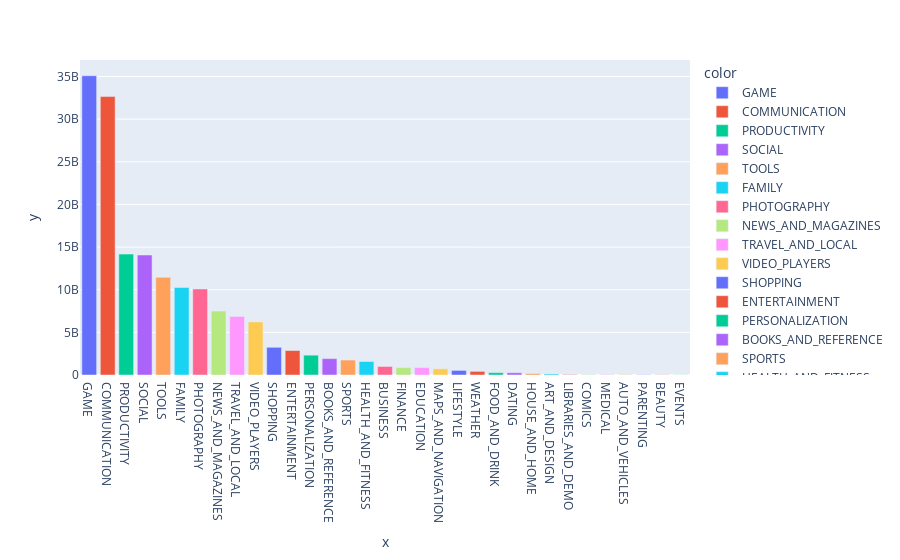

Here is the notebook cell this chart was saved with:
### Code cell
px.bar(data, x = x_val.index, y = x_val, color = x_val.index)

### Figure 1 — Plotly figure (JSON) as saved in the notebook; plotly's stock layout.template omitted (floating-point values rounded to 4 significant figures)
{"data": [{"alignmentgroup": "True", "hovertemplate": "color=GAME<br>x=%{x}<br>y=%{y}<extra></extra>", "legendgroup": "GAME", "marker": {"color": "#636efa", "pattern": {"shape": ""}}, "name": "GAME", "offsetgroup": "GAME", "orientation": "v", "showlegend": true, "textposition": "auto", "type": "bar", "x": ["GAME"], "xaxis": "x", "y": [35086024415], "yaxis": "y"}, {"alignmentgroup": "True", "hovertemplate": "color=COMMUNICATION<br>x=%{x}<br>y=%{y}<extra></extra>", "legendgroup": "COMMUNICATION", "marker": {"color": "#EF553B", "pattern": {"shape": ""}}, "name": "COMMUNICATION", "offsetgroup": "COMMUNICATION", "orientation": "v", "showlegend": true, "textposition": "auto", "type": "bar", "x": ["COMMUNICATION"], "xaxis": "x", "y": [32647276251], "yaxis": "y"}, {"alignmentgroup": "True", "hovertemplate": "color=PRODUCTIVITY<br>x=%{x}<br>y=%{y}<extra></extra>", "legendgroup": "PRODUCTIVITY", "marker": {"color": "#00cc96", "pattern": {"shape": ""}}, "name": "PRODUCTIVITY", "offsetgroup": "PRODUCTIVITY", "orientation": "v", "showlegend": true, "textposition": "auto", "type": "bar", "x": ["PRODUCTIVITY"], "xaxis": "x", "y": [14176091369], "yaxis": "y"}, {"alignmentgroup": "True", "hovertemplate": "color=SOCIAL<br>x=%{x}<br>y=%{y}<extra></extra>", "legendgroup": "SOCIAL", "marker": {"color": "#ab63fa", "pattern": {"shape": ""}}, "name": "SOCIAL", "offsetgroup": "SOCIAL", "orientation": "v", "showlegend": true, "textposition": "auto", "type": "bar", "x": ["SOCIAL"], "xaxis": "x", "y": [14069867902], "yaxis": "y"}, {"alignmentgroup": "True", "hovertemplate": "color=TOOLS<br>x=%{x}<br>y=%{y}<extra></extra>", "legendgroup": "TOOLS", "marker": {"color": "#FFA15A", "pattern": {"shape": ""}}, "name": "TOOLS", "offsetgroup": "TOOLS", "orientation": "v", "showlegend": true, "textposition": "auto", "type": "bar", "x": ["TOOLS"], "xaxis": "x", "y": [11452771915], "yaxis": "y"}, {"alignmentgroup": "True", "hovertemplate": "color=FAMILY<br>x=%{x}<br>y=%{y}<extra></extra>", "legendgroup": "FAMILY", "marker": {"color": "#19d3f3", "pattern": {"shape": ""}}, "name": "FAMILY", "offsetgroup": "FAMILY", "orientation": "v", "showlegend": true, "textposition": "auto", "type": "bar", "x": ["FAMILY"], "xaxis": "x", "y": [10258263505], "yaxis": "y"}, {"alignmentgroup": "True", "hovertemplate": "color=PHOTOGRAPHY<br>x=%{x}<br>y=%{y}<extra></extra>", "legendgroup": "PHOTOGRAPHY", "marker": {"color": "#FF6692", "pattern": {"shape": ""}}, "name": "PHOTOGRAPHY", "offsetgroup": "PHOTOGRAPHY", "orientation": "v", "showlegend": true, "textposition": "auto", "type": "bar", "x": ["PHOTOGRAPHY"], "xaxis": "x", "y": [10088247655], "yaxis": "y"}, {"alignmentgroup": "True", "hovertemplate": "color=NEWS_AND_MAGAZINES<br>x=%{x}<br>y=%{y}<extra></extra>", "legendgroup": "NEWS_AND_MAGAZINES", "marker": {"color": "#B6E880", "pattern": {"shape": ""}}, "name": "NEWS_AND_MAGAZINES", "offsetgroup": "NEWS_AND_MAGAZINES", "orientation": "v", "showlegend": true, "textposition": "auto", "type": "bar", "x": ["NEWS_AND_MAGAZINES"], "xaxis": "x", "y": [7496317760], "yaxis": "y"}, {"alignmentgroup": "True", "hovertemplate": "color=TRAVEL_AND_LOCAL<br>x=%{x}<br>y=%{y}<extra></extra>", "legendgroup": "TRAVEL_AND_LOCAL", "marker": {"color": "#FF97FF", "pattern": {"shape": ""}}, "name": "TRAVEL_AND_LOCAL", "offsetgroup": "TRAVEL_AND_LOCAL", "orientation": "v", "showlegend": true, "textposition": "auto", "type": "bar", "x": ["TRAVEL_AND_LOCAL"], "xaxis": "x", "y": [6868887146], "yaxis": "y"}, {"alignmentgroup": "True", "hovertemplate": "color=VIDEO_PLAYERS<br>x=%{x}<br>y=%{y}<extra></extra>", "legendgroup": "VIDEO_PLAYERS", "marker": {"color": "#FECB52", "pattern": {"shape": ""}}, "name": "VIDEO_PLAYERS", "offsetgroup": "VIDEO_PLAYERS", "orientation": "v", "showlegend": true, "textposition": "auto", "type": "bar", "x": ["VIDEO_PLAYERS"], "xaxis": "x", "y": [6222002720], "yaxis": "y"}, {"alignmentgroup": "True", "hovertemplate": "color=SHOPPING<br>x=%{x}<br>y=%{y}<extra></extra>", "legendgroup": "SHOPPING", "marker": {"color": "#636efa", "pattern": {"shape": ""}}, "name": "SHOPPING", "offsetgroup": "SHOPPING", "orientation": "v", "showlegend": true, "textposition": "auto", "type": "bar", "x": ["SHOPPING"], "xaxis": "x", "y": [3247848785], "yaxis": "y"}, {"alignmentgroup": "True", "hovertemplate": "color=ENTERTAINMENT<br>x=%{x}<br>y=%{y}<extra></extra>", "legendgroup": "ENTERTAINMENT", "marker": {"color": "#EF553B", "pattern": {"shape": ""}}, "name": "ENTERTAINMENT", "offsetgroup": "ENTERTAINMENT", "orientation": "v", "showlegend": true, "textposition": "auto", "type": "bar", "x": ["ENTERTAINMENT"], "xaxis": "x", "y": [2869160000], "yaxis": "y"}, {"alignmentgroup": "True", "hovertemplate": "color=PERSONALIZATION<br>x=%{x}<br>y=%{y}<extra></extra>", "legendgroup": "PERSONALIZATION", "marker": {"color": "#00cc96", "pattern": {"shape": ""}}, "name": "PERSONALIZATION", "offsetgroup": "PERSONALIZATION", "orientation": "v", "showlegend": true, "textposition": "auto", "type": "bar", "x": ["PERSONALIZATION"], "xaxis": "x", "y": [2325494782], "yaxis": "y"}, {"alignmentgroup": "True", "hovertemplate": "color=BOOKS_AND_REFERENCE<br>x=%{x}<br>y=%{y}<extra></extra>", "legendgroup": "BOOKS_AND_REFERENCE", "marker": {"color": "#ab63fa", "pattern": {"shape": ""}}, "name": "BOOKS_AND_REFERENCE", "offsetgroup": "BOOKS_AND_REFERENCE", "orientation": "v", "showlegend": true, "textposition": "auto", "type": "bar", "x": ["BOOKS_AND_REFERENCE"], "xaxis": "x", "y": [1921469576], "yaxis": "y"}, {"alignmentgroup": "True", "hovertemplate": "color=SPORTS<br>x=%{x}<br>y=%{y}<extra></extra>", "legendgroup": "SPORTS", "marker": {"color": "#FFA15A", "pattern": {"shape": ""}}, "name": "SPORTS", "offsetgroup": "SPORTS", "orientation": "v", "showlegend": true, "textposition": "auto", "type": "bar", "x": ["SPORTS"], "xaxis": "x", "y": [1751174498], "yaxis": "y"}, {"alignmentgroup": "True", "hovertemplate": "color=HEALTH_AND_FITNESS<br>x=%{x}<br>y=%{y}<extra></extra>", "legendgroup": "HEALTH_AND_FITNESS", "marker": {"color": "#19d3f3", "pattern": {"shape": ""}}, "name": "HEALTH_AND_FITNESS", "offsetgroup": "HEALTH_AND_FITNESS", "orientation": "v", "showlegend": true, "textposition": "auto", "type": "bar", "x": ["HEALTH_AND_FITNESS"], "xaxis": "x", "y": [1583072512], "yaxis": "y"}, {"alignmentgroup": "True", "hovertemplate": "color=BUSINESS<br>x=%{x}<br>y=%{y}<extra></extra>", "legendgroup": "BUSINESS", "marker": {"color": "#FF6692", "pattern": {"shape": ""}}, "name": "BUSINESS", "offsetgroup": "BUSINESS", "orientation": "v", "showlegend": true, "textposition": "auto", "type": "bar", "x": ["BUSINESS"], "xaxis": "x", "y": [1001914865], "yaxis": "y"}, {"alignmentgroup": "True", "hovertemplate": "color=FINANCE<br>x=%{x}<br>y=%{y}<extra></extra>", "legendgroup": "FINANCE", "marker": {"color": "#B6E880", "pattern": {"shape": ""}}, "name": "FINANCE", "offsetgroup": "FINANCE", "orientation": "v", "showlegend": true, "textposition": "auto", "type": "bar", "x": ["FINANCE"], "xaxis": "x", "y": [876648734], "yaxis": "y"}, {"alignmentgroup": "True", "hovertemplate": "color=EDUCATION<br>x=%{x}<br>y=%{y}<extra></extra>", "legendgroup": "EDUCATION", "marker": {"color": "#FF97FF", "pattern": {"shape": ""}}, "name": "EDUCATION", "offsetgroup": "EDUCATION", "orientation": "v", "showlegend": true, "textposition": "auto", "type": "bar", "x": ["EDUCATION"], "xaxis": "x", "y": [871452000], "yaxis": "y"}, {"alignmentgroup": "True", "hovertemplate": "color=MAPS_AND_NAVIGATION<br>x=%{x}<br>y=%{y}<extra></extra>", "legendgroup": "MAPS_AND_NAVIGATION", "marker": {"color": "#FECB52", "pattern": {"shape": ""}}, "name": "MAPS_AND_NAVIGATION", "offsetgroup": "MAPS_AND_NAVIGATION", "orientation": "v", "showlegend": true, "textposition": "auto", "type": "bar", "x": ["MAPS_AND_NAVIGATION"], "xaxis": "x", "y": [724281890], "yaxis": "y"}, {"alignmentgroup": "True", "hovertemplate": "color=LIFESTYLE<br>x=%{x}<br>y=%{y}<extra></extra>", "legendgroup": "LIFESTYLE", "marker": {"color": "#636efa", "pattern": {"shape": ""}}, "name": "LIFESTYLE", "offsetgroup": "LIFESTYLE", "orientation": "v", "showlegend": true, "textposition": "auto", "type": "bar", "x": ["LIFESTYLE"], "xaxis": "x", "y": [537643539], "yaxis": "y"}, {"alignmentgroup": "True", "hovertemplate": "color=WEATHER<br>x=%{x}<br>y=%{y}<extra></extra>", "legendgroup": "WEATHER", "marker": {"color": "#EF553B", "pattern": {"shape": ""}}, "name": "WEATHER", "offsetgroup": "WEATHER", "orientation": "v", "showlegend": true, "textposition": "auto", "type": "bar", "x": ["WEATHER"], "xaxis": "x", "y": [426100520], "yaxis": "y"}, {"alignmentgroup": "True", "hovertemplate": "color=FOOD_AND_DRINK<br>x=%{x}<br>y=%{y}<extra></extra>", "legendgroup": "FOOD_AND_DRINK", "marker": {"color": "#00cc96", "pattern": {"shape": ""}}, "name": "FOOD_AND_DRINK", "offsetgroup": "FOOD_AND_DRINK", "orientation": "v", "showlegend": true, "textposition": "auto", "type": "bar", "x": ["FOOD_AND_DRINK"], "xaxis": "x", "y": [273898751], "yaxis": "y"}, {"alignmentgroup": "True", "hovertemplate": "color=DATING<br>x=%{x}<br>y=%{y}<extra></extra>", "legendgroup": "DATING", "marker": {"color": "#ab63fa", "pattern": {"shape": ""}}, "name": "DATING", "offsetgroup": "DATING", "orientation": "v", "showlegend": true, "textposition": "auto", "type": "bar", "x": ["DATING"], "xaxis": "x", "y": [264310807], "yaxis": "y"}, {"alignmentgroup": "True", "hovertemplate": "color=HOUSE_AND_HOME<br>x=%{x}<br>y=%{y}<extra></extra>", "legendgroup": "HOUSE_AND_HOME", "marker": {"color": "#FFA15A", "pattern": {"shape": ""}}, "name": "HOUSE_AND_HOME", "offsetgroup": "HOUSE_AND_HOME", "orientation": "v", "showlegend": true, "textposition": "auto", "type": "bar", "x": ["HOUSE_AND_HOME"], "xaxis": "x", "y": [168712461], "yaxis": "y"}, {"alignmentgroup": "True", "hovertemplate": "color=ART_AND_DESIGN<br>x=%{x}<br>y=%{y}<extra></extra>", "legendgroup": "ART_AND_DESIGN", "marker": {"color": "#19d3f3", "pattern": {"shape": ""}}, "name": "ART_AND_DESIGN", "offsetgroup": "ART_AND_DESIGN", "orientation": "v", "showlegend": true, "textposition": "auto", "type": "bar", "x": ["ART_AND_DESIGN"], "xaxis": "x", "y": [124338100], "yaxis": "y"}, {"alignmentgroup": "True", "hovertemplate": "color=LIBRARIES_AND_DEMO<br>x=%{x}<br>y=%{y}<extra></extra>", "legendgroup": "LIBRARIES_AND_DEMO", "marker": {"color": "#FF6692", "pattern": {"shape": ""}}, "name": "LIBRARIES_AND_DEMO", "offsetgroup": "LIBRARIES_AND_DEMO", "orientation": "v", "showlegend": true, "textposition": "auto", "type": "bar", "x": ["LIBRARIES_AND_DEMO"], "xaxis": "x", "y": [62995910], "yaxis": "y"}, {"alignmentgroup": "True", "hovertemplate": "color=COMICS<br>x=%{x}<br>y=%{y}<extra></extra>", "legendgroup": "COMICS", "marker": {"color": "#B6E880", "pattern": {"shape": ""}}, "name": "COMICS", "offsetgroup": "COMICS", "orientation": "v", "showlegend": true, "textposition": "auto", "type": "bar", "x": ["COMICS"], "xaxis": "x", "y": [56086150], "yaxis": "y"}, {"alignmentgroup": "True", "hovertemplate": "color=MEDICAL<br>x=%{x}<br>y=%{y}<extra></extra>", "legendgroup": "MEDICAL", "marker": {"color": "#FF97FF", "pattern": {"shape": ""}}, "name": "MEDICAL", "offsetgroup": "MEDICAL", "orientation": "v", "showlegend": true, "textposition": "auto", "type": "bar", "x": ["MEDICAL"], "xaxis": "x", "y": [53257437], "yaxis": "y"}, {"alignmentgroup": "True", "hovertemplate": "color=AUTO_AND_VEHICLES<br>x=%{x}<br>y=%{y}<extra></extra>", "legendgroup": "AUTO_AND_VEHICLES", "marker": {"color": "#FECB52", "pattern": {"shape": ""}}, "name": "AUTO_AND_VEHICLES", "offsetgroup": "AUTO_AND_VEHICLES", "orientation": "v", "showlegend": true, "textposition": "auto", "type": "bar", "x": ["AUTO_AND_VEHICLES"], "xaxis": "x", "y": [53130211], "yaxis": "y"}, {"alignmentgroup": "True", "hovertemplate": "color=PARENTING<br>x=%{x}<br>y=%{y}<extra></extra>", "legendgroup": "PARENTING", "marker": {"color": "#636efa", "pattern": {"shape": ""}}, "name": "PARENTING", "offsetgroup": "PARENTING", "orientation": "v", "showlegend": true, "textposition": "auto", "type": "bar", "x": ["PARENTING"], "xaxis": "x", "y": [31521110], "yaxis": "y"}, {"alignmentgroup": "True", "hovertemplate": "color=BEAUTY<br>x=%{x}<br>y=%{y}<extra></extra>", "legendgroup": "BEAUTY", "marker": {"color": "#EF553B", "pattern": {"shape": ""}}, "name": "BEAUTY", "offsetgroup": "BEAUTY", "orientation": "v", "showlegend": true, "textposition": "auto", "type": "bar", "x": ["BEAUTY"], "xaxis": "x", "y": [27197050], "yaxis": "y"}, {"alignmentgroup": "True", "hovertemplate": "color=EVENTS<br>x=%{x}<br>y=%{y}<extra></extra>", "legendgroup": "EVENTS", "marker": {"color": "#00cc96", "pattern": {"shape": ""}}, "name": "EVENTS", "offsetgroup": "EVENTS", "orientation": "v", "showlegend": true, "textposition": "auto", "type": "bar", "x": ["EVENTS"], "xaxis": "x", "y": [15973161], "yaxis": "y"}], "layout": {"barmode": "relative", "legend": {"title": {"text": "color"}, "tracegroupgap": 0}, "margin": {"t": 60}, "xaxis": {"anchor": "y", "domain": [0, 1], "title": {"text": "x"}}, "yaxis": {"anchor": "x", "domain": [0, 1], "title": {"text": "y"}}}}
